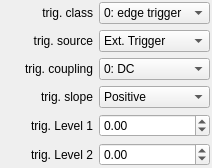
<?xml version="1.0" encoding="UTF-8"?>
<ui version="4.0">
 <class>ap240TriggerForm</class>
 <widget class="QWidget" name="ap240TriggerForm">
  <property name="geometry">
   <rect>
    <x>0</x>
    <y>0</y>
    <width>212</width>
    <height>161</height>
   </rect>
  </property>
  <property name="windowTitle">
   <string>Form</string>
  </property>
  <layout class="QGridLayout" name="gridLayout_2">
   <property name="leftMargin">
    <number>2</number>
   </property>
   <property name="topMargin">
    <number>2</number>
   </property>
   <property name="rightMargin">
    <number>2</number>
   </property>
   <property name="bottomMargin">
    <number>2</number>
   </property>
   <item row="1" column="0">
    <layout class="QGridLayout" name="gridLayout">
     <item row="1" column="1">
      <widget class="QComboBox" name="comboBox_2">
       <item>
        <property name="text">
         <string>Ext. Trigger</string>
        </property>
       </item>
       <item>
        <property name="text">
         <string>Channel 1</string>
        </property>
       </item>
       <item>
        <property name="text">
         <string>Channel 2</string>
        </property>
       </item>
      </widget>
     </item>
     <item row="4" column="0">
      <widget class="QLabel" name="label_5">
       <property name="text">
        <string>trig. Level 1</string>
       </property>
       <property name="alignment">
        <set>Qt::AlignRight|Qt::AlignTrailing|Qt::AlignVCenter</set>
       </property>
      </widget>
     </item>
     <item row="5" column="0">
      <widget class="QLabel" name="label_6">
       <property name="text">
        <string>trig. Level 2</string>
       </property>
       <property name="alignment">
        <set>Qt::AlignRight|Qt::AlignTrailing|Qt::AlignVCenter</set>
       </property>
      </widget>
     </item>
     <item row="0" column="0">
      <widget class="QLabel" name="label">
       <property name="text">
        <string>trig. class</string>
       </property>
       <property name="alignment">
        <set>Qt::AlignRight|Qt::AlignTrailing|Qt::AlignVCenter</set>
       </property>
      </widget>
     </item>
     <item row="2" column="1">
      <widget class="QComboBox" name="comboBox_3">
       <item>
        <property name="text">
         <string>0: DC</string>
        </property>
       </item>
       <item>
        <property name="text">
         <string>1: AC</string>
        </property>
       </item>
       <item>
        <property name="text">
         <string>2: HF Reject</string>
        </property>
       </item>
       <item>
        <property name="text">
         <string>3: DC, 50W </string>
        </property>
       </item>
       <item>
        <property name="text">
         <string>4: AC, 50W</string>
        </property>
       </item>
      </widget>
     </item>
     <item row="1" column="0">
      <widget class="QLabel" name="label_2">
       <property name="text">
        <string>trig. source</string>
       </property>
       <property name="alignment">
        <set>Qt::AlignRight|Qt::AlignTrailing|Qt::AlignVCenter</set>
       </property>
      </widget>
     </item>
     <item row="3" column="0">
      <widget class="QLabel" name="label_4">
       <property name="text">
        <string>trig. slope</string>
       </property>
       <property name="alignment">
        <set>Qt::AlignRight|Qt::AlignTrailing|Qt::AlignVCenter</set>
       </property>
      </widget>
     </item>
     <item row="2" column="0">
      <widget class="QLabel" name="label_3">
       <property name="text">
        <string>trig. coupling</string>
       </property>
       <property name="alignment">
        <set>Qt::AlignRight|Qt::AlignTrailing|Qt::AlignVCenter</set>
       </property>
      </widget>
     </item>
     <item row="0" column="1">
      <widget class="QComboBox" name="comboBox">
       <item>
        <property name="text">
         <string>0: edge trigger</string>
        </property>
       </item>
      </widget>
     </item>
     <item row="3" column="1">
      <widget class="QComboBox" name="comboBox_4">
       <item>
        <property name="text">
         <string>Positive</string>
        </property>
       </item>
       <item>
        <property name="text">
         <string>Negative</string>
        </property>
       </item>
       <item>
        <property name="text">
         <string>out of window</string>
        </property>
       </item>
       <item>
        <property name="text">
         <string>into window</string>
        </property>
       </item>
       <item>
        <property name="text">
         <string>HF divide</string>
        </property>
       </item>
       <item>
        <property name="text">
         <string>Spike stretcher</string>
        </property>
       </item>
      </widget>
     </item>
     <item row="4" column="1">
      <widget class="QDoubleSpinBox" name="doubleSpinBox">
       <property name="minimum">
        <double>-5000.000000000000000</double>
       </property>
       <property name="maximum">
        <double>5000.000000000000000</double>
       </property>
      </widget>
     </item>
     <item row="5" column="1">
      <widget class="QDoubleSpinBox" name="doubleSpinBox_2">
       <property name="minimum">
        <double>-5000.000000000000000</double>
       </property>
       <property name="maximum">
        <double>5000.000000000000000</double>
       </property>
      </widget>
     </item>
    </layout>
   </item>
  </layout>
 </widget>
 <resources/>
 <connections/>
</ui>
